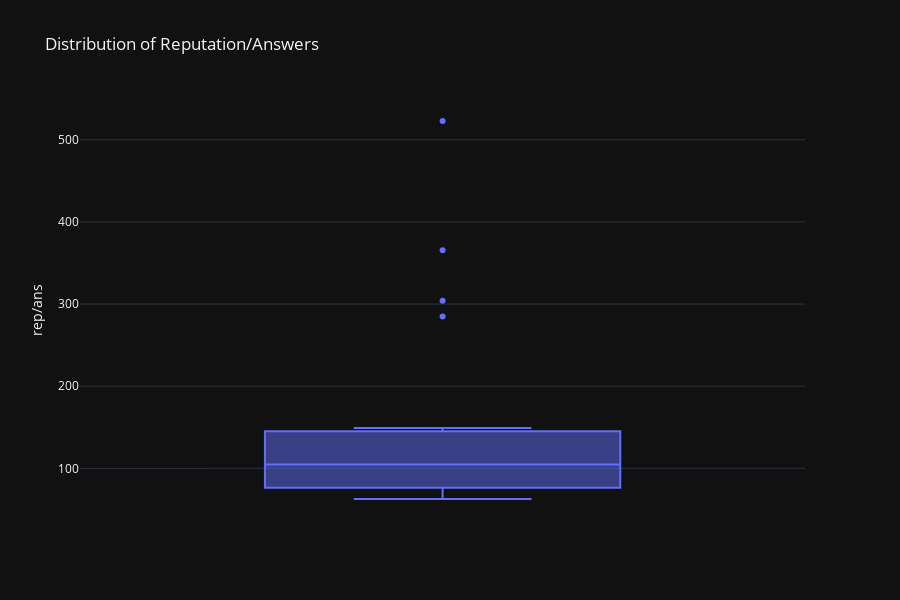

The notebook cell saved with this chart:
### Code cell
px.box(data_frame=sort_by
    , y="rep/ans"
    , title="Distribution of Reputation/Answers"
    , template='plotly_dark'
    )

### Figure 1 — Plotly figure (JSON) as saved in the notebook; plotly's stock layout.template omitted (floating-point values rounded to 4 significant figures)
{"data": [{"alignmentgroup": "True", "hoverlabel": {"namelength": 0}, "hovertemplate": "rep/ans=%{y}", "legendgroup": "", "marker": {"color": "#636efa"}, "name": "", "notched": false, "offsetgroup": "", "orientation": "v", "showlegend": false, "type": "box", "x0": " ", "xaxis": "x", "y": [522.9, 365.6, 304.1, 284.9, 149.2, 140.9, 131.1, 129.4, 125.3, 112.5, 96.94, 91.93, 84.11, 78.9, 78.1, 74.73, 71.68, 69.92, 68.18, 62.67], "y0": " ", "yaxis": "y"}], "layout": {"boxmode": "group", "height": 600, "legend": {"tracegroupgap": 0}, "title": {"text": "Distribution of Reputation/Answers"}, "xaxis": {"anchor": "y", "domain": [0, 0.98]}, "yaxis": {"anchor": "x", "domain": [0, 1], "title": {"text": "rep/ans"}}}}
